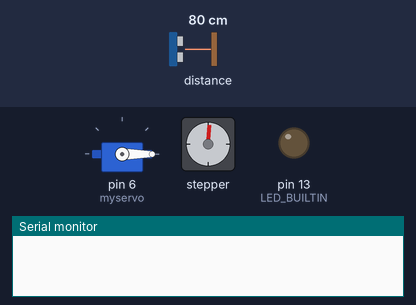
This sketch was run on a simulated Arduino Uno, built for the host (arithmetic inside an expression is 32-bit, double 64-bit). On the bench: servo, stepper motor, output pins drawn as LEDs (lit = HIGH), the last lines printed to the serial monitor. The inputs (shaded band) are chosen by the test bench; at power-on: distance to the obstacle 80 cm. Stepper angles assume 200 steps per turn.

Above: at 0.01 s.
At 8.96 s:
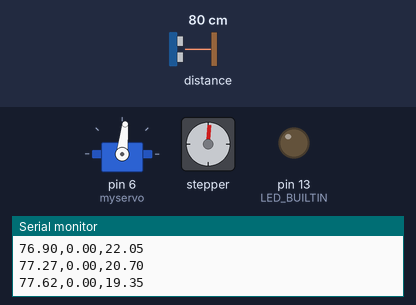
At 17.88 s:
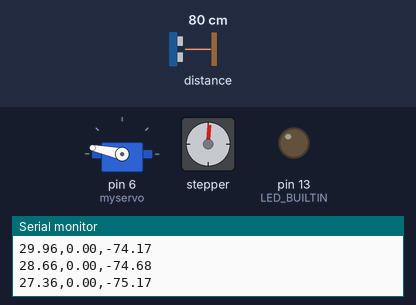
At 38.36 s:
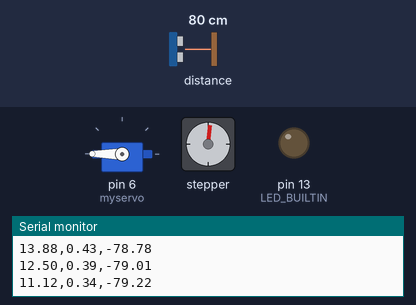
Timing chart, 0 to 40.0 s (numbered marks = the images above):
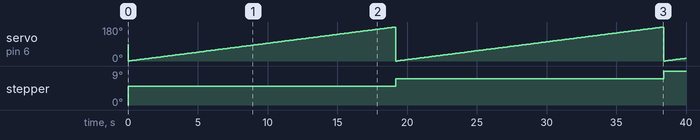

The sketch:

L3DS_arduino_sketch_27-06-18_7-35.ino
```cpp
#include <Servo.h>
#include <Stepper.h>
#include <LIDARLite.h>
#include <math.h>

/****************************************/
//Pin Connections on Arduino Uno Board   /
//Pin 9,10,11,12 : Stepper Motor output  /
//Pin A0,A1,A2   : Test Led(G,B,R) Resp. /
//Pin 6          : Servo data output     /
//Pin A4, A5     : Lidar data input      /
/****************************************/

//constant definitions
#define Steps 200

//component initialisation
Servo myservo;
Stepper myStepper(Steps,9,10,11,12);
LIDARLite myLidar;

//variable definitions
int servo_position =0;
int Lidar_reading_count =0;
int error_correction=-7;
int timedelay = 5; //to be decided (in ms)
int servo_direction = 0;
int Stepper_position = 0; // 0=top, 180=bottom
String serial;
float dist;
int readingSum;
//function definitions

String toXYZ (float StepperPos, float ServoPos, float Radius, float Xinit, float Yinit,float Zinit )
{
  StepperPos=radians(StepperPos*1.8); //each step of stepper motor is 1.8deg
  ServoPos  =radians(ServoPos);
  String result="";
  float X=0,Y=0,Z=0,precision=0.01;
  Z=Radius*cos(ServoPos)+Zinit;
  Y=Radius*sin(ServoPos)*sin(StepperPos)+Xinit;
  X=Radius*sin(ServoPos)*cos(StepperPos)+Yinit;
  X-=fmod(X,precision);
  Y-=fmod(Y,precision);
  Z-=fmod(Z,precision);
  result=result+X +','+Y+','+Z;
  return result;
}

void led(void)
{
  digitalWrite(LED_BUILTIN, HIGH);
  delay(100);                       // wait for a 10 milliseconds
  digitalWrite(LED_BUILTIN, LOW);
}

void setup() {
myservo.attach(6);
pinMode(LED_BUILTIN, OUTPUT);
pinMode(12,OUTPUT);
pinMode(11,OUTPUT);
pinMode(10,OUTPUT);
pinMode(9, OUTPUT);
Serial.begin(2400);
myLidar.reset();
myLidar.begin(0,true);//Sets configuration mode to 0:default (refer LIDARlite library), I2C speed to 400 kHz
myLidar.configure(2); //for checking alternate configurations
myStepper.step(1);
myStepper.step(1);
myStepper.step(1);
}

void loop() {
  //Todo : create Data input loops (most probably three : Rotating the stepper first, then sservo then input from lidar)
  //Todo : add stepper loop (Done)

/*  if(servo_position==-1){
    myStepper.step(1);
    Stepper_position++;
    servo_direction++;
    servo_position+=1;
    }
*/  if(servo_position==181){
    for(int c=0;c++;c<18){
      myservo.write(c*10);
      delay(50);
      }
      servo_position=0;
      myStepper.step(1);
    Stepper_position++;
    }

  //Todo : add servo loop (Done)

  myservo.write(servo_position);
  delay(timedelay);

  readingSum=0;
  for( int i=0; i<10;i++)
  {
    readingSum+=myLidar.distance();
  }
  dist=readingSum/10;
  serial=toXYZ(Stepper_position,servo_position+error_correction,dist,0,0,0);
  Serial.println(serial); //Take a reading without bias correction
  Lidar_reading_count++;
  //Todo : add Lidar input loop (done)
   servo_position ++;
//   else servo_position--;
}
```
